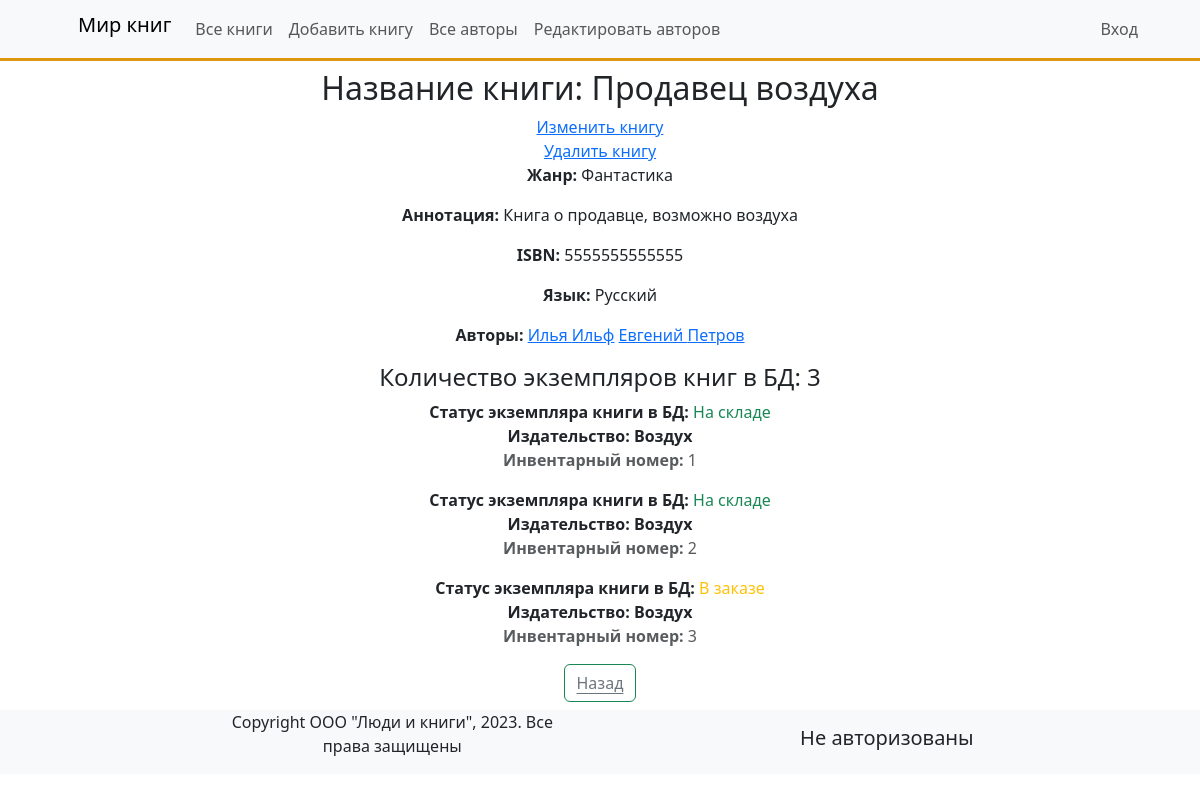
The app's page /book/5/, older data.
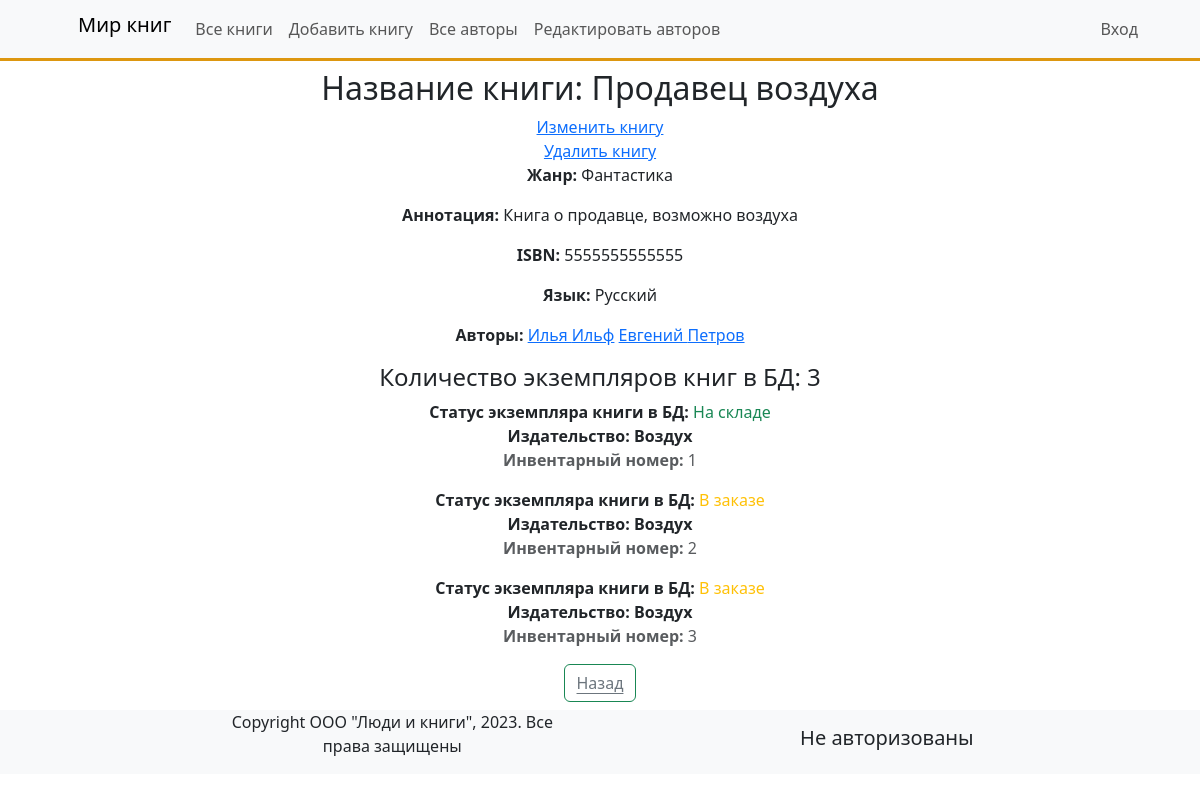
The same page, newer data.
### catalog/models.py (models this page shows, shortened)
class BookInstance(models.Model):
    book = models.ForeignKey('Book', on_delete=models.CASCADE, null=True)
    inv_nom = models.CharField(max_length=20, null=True,
                               help_text="Введите инвентарный номер экземпляра",
                               verbose_name="Инвентарный номер")
    imprint = models.CharField(max_length=200,
                               help_text="Введите издательство и год выnуска",
                               verbose_name="Издательство")
    status = models.ForeignKey('Status', on_delete=models.CASCADE, null=True,
                               help_text='Изменить состояние экземпляра',
                               verbose_name="Cтaтyc экземпляра книги")
    due_back = models.DateField(null=True, blank=True, help_text="Введите конец срока статуса",
                                verbose_name="Дaтa окончания статуса")
    borrower = models.ForeignKey(User, on_delete=models.SET_NULL,
                                 null=True, blank=True, verbose_name='Заказчик',
                                 help_text='Выберите заказчика книги')
    class Meta:
        ordering = ['due_back']
        verbose_name = 'Экземпляр книги'
        verbose_name_plural = 'Экземпляры книг'

class Status(models.Model):
    name = models.CharField(max_length=20, help_text="Введите статус экземпляра книги",
                            verbose_name='Статус экземпляра книги')
    def __str__(self):
        return self.name
    class Meta:
        verbose_name = 'Статус'
        verbose_name_plural = 'Статусы'

### catalog/views.py (the view)
# urls.py: path('book/<int:pk>/', views.BookDetailView.as_view(), name='book-detail'),
class BookDetailView(DetailView):
    model = Book
    template_name = 'book_detail.html'

### catalog/models.py (called while the page is built)
    def __str__(self):
        return self.name

    def __str__(self):
        return self.name

### catalog/templates/book_detail.html
{% extends 'base.html' %}
{% block content %}
    <div class="container px-5 py-2">
        <div class="row justify-content-center text-center">
            <h2>Название книги: {{ book.title }}</h2>
            <a href="{% url 'catalog:book_update' book.pk %}">Изменить книгу</a>
            <a href="{% url 'catalog:book_delete' book.pk %}">Удалить книгу</a>
            <div class="col-7">
                <p><strong>Жaнp:</strong> {{ book.genre }}</p>
                <p><strong>Аннотация:</strong> {{ book.summary }} </p>
                <p><strong>ISBN:</strong> {{ book.isbn }}</p>
                <p><strong>Язык:</strong> {{ book.language }}</p>
                <p><strong>Автор{% if book.author.count > 1 %}ы{% endif %}:</strong>
                {% for author in book.author.all %}
                        <a href="{% url 'catalog:authors' %}">{{ author.first_name }} {{ author.last_name }}</a>
                {% endfor %}
                </p>
                <h4>Количество экземпляров книг в БД: {{ book.bookinstance_set.all.count }}</h4>
                {% for stat in book.bookinstance_set.all %}
                    <p class="pb-0 mb-0">
                        <strong>Cтaтyc экземпляра книги в БД: </strong>
                        <span class="{% if stat.status.name == 'На складе' %}text-success
                        {% elif stat.status.name == 'Продана' %}text-danger
                        {% else %}text-warning{% endif %}">
                            {{ stat.status }}
                        </span>
                    </p>
                    <p class="my-0 pb-0"><strong>Издательство: {{ stat.imprint }}</strong></p>
                    <p class="text-muted pb-3 mb-0"><strong>Инвeнтapный нoмep:</strong> {{stat.id}}</p>
                {% endfor %}
                <button type="button" class="btn btn-outline-success">
                    <a href="{% url 'catalog:books' %}"  class="link-secondary link-offset-2 link-underline-opacity-100 link-underline-opacity-100-hover">Назад</a>
                </button>
            </div>
        </div>
    </div>
{% endblock content %}

Row changes from the older to the newer data that the page shows:
changed BookInstance id 2: status_id 1 → 2 (drawn); status "На складе" → "В заказе"
